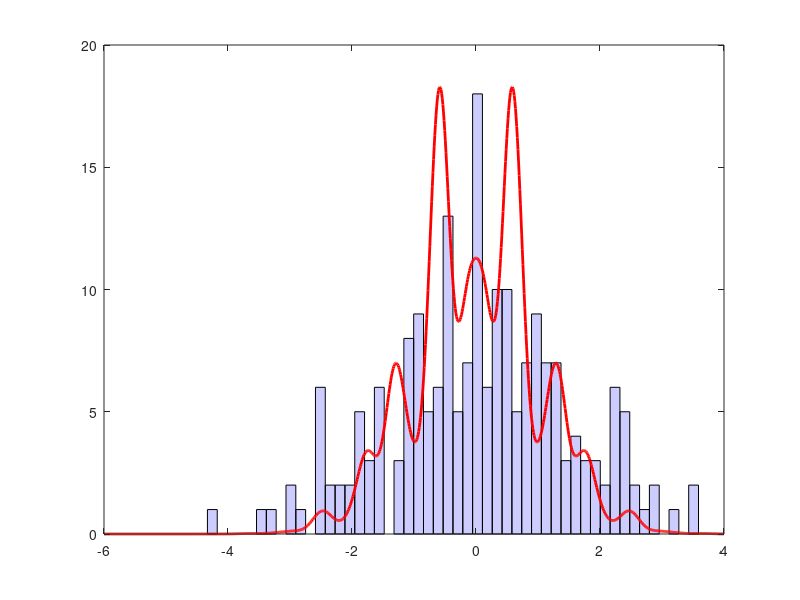

Reproduce this figure in MATLAB.

%% Plot samples from slice samples
close all;

f = @(x) exp( -x.^2/2).*(1+(sin(3*x)).^2).*(1+(cos(5*x).^2));        
x = -5:0.001:5;
true = load('true.csv');
samples = load('samples.csv');
area = quad(f,-5,5);
sUse = samples(5000:10:end);
N = size(sUse,1)
[binheight,bincenter] = hist(sUse,50);
h = bar(bincenter,binheight,'hist');
set(h,'facecolor',[0.8 .8 1]);
hold on

hold on
xd = get(gca,'XLim');
xgrid = linspace(xd(1),xd(2),1000);
binwidth = (bincenter(2)-bincenter(1));
y = (N*binwidth/area) * f(xgrid);
plot(xgrid,y,'r','LineWidth',2)
hold off

print -dpdf 'histogram.pdf'